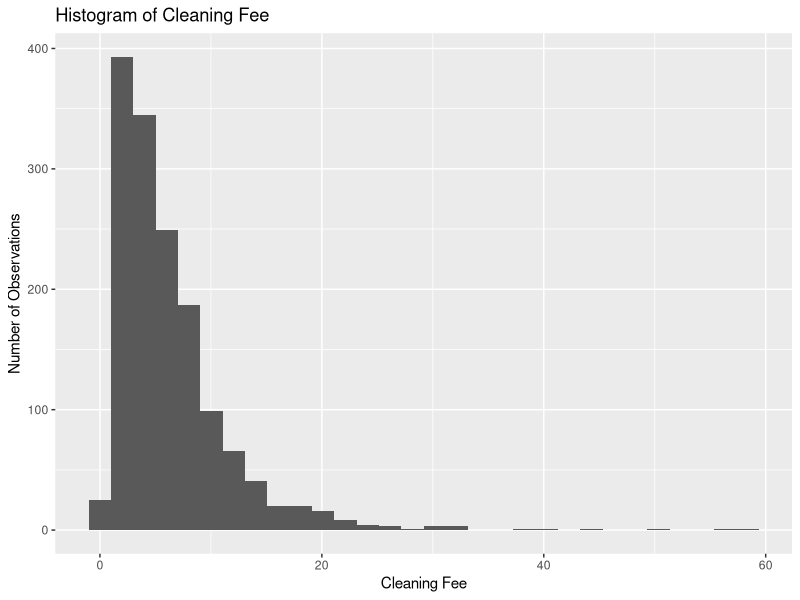
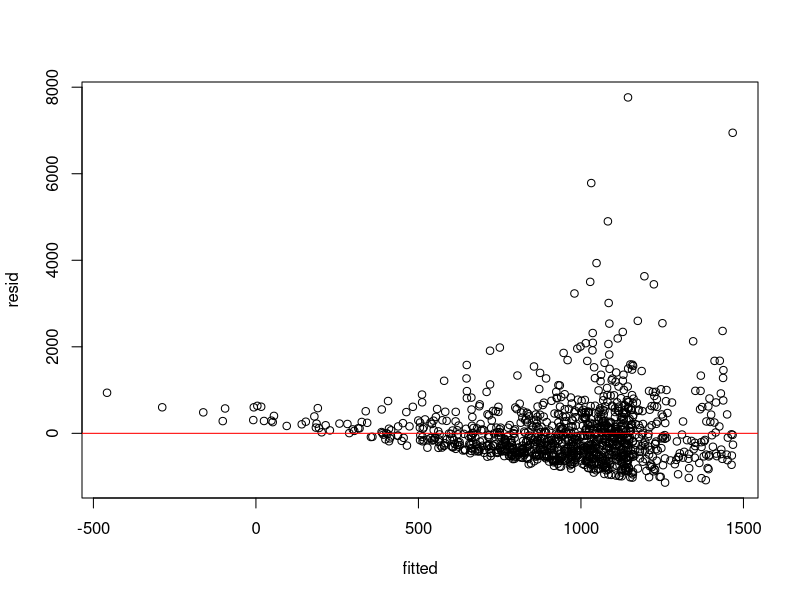
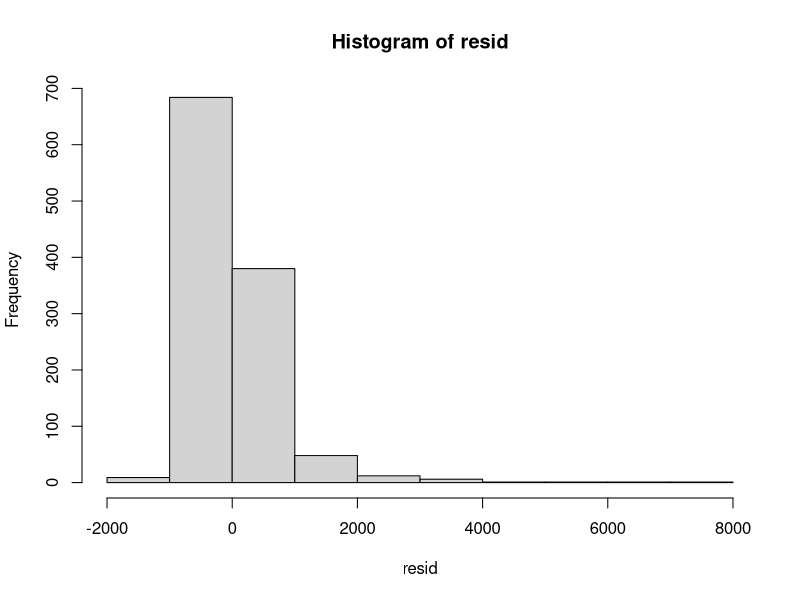

Recreate these plots in R, in order.
## ---- chunk 1
knitr::opts_chunk$set(echo = TRUE)
library(tidyverse)
library(stringr)
library(knitr)
library(skimr)
library(broom)
## ---- chunk 2
airbnb <- read_csv("listings.csv")
## ---- chunk 3
airbnb <- airbnb %>% 
  mutate(cleaning_fee = price * 0.02)

glimpse(airbnb)
## ---- chunk 4
ggplot(data = airbnb, aes(x = cleaning_fee)) +
  geom_histogram() +
  labs(x = "Cleaning Fee",
       y = "Number of Observations",
       title = "Histogram of Cleaning Fee")
## ---- chunk 5
airbnb %>% 
  summarise(mean = mean(cleaning_fee),
            median = median(cleaning_fee),
            std_dev = sd(cleaning_fee),
            iqr = IQR(cleaning_fee))
## ---- chunk 6
count(airbnb, neighbourhood)
## ---- chunk 7
airbnb <- airbnb %>% 
  mutate(neigh_simp = fct_lump_n(neighbourhood, n=3))
count(airbnb, neigh_simp)
## ---- chunk 8
count(airbnb, minimum_nights)
## ---- chunk 9
airbnb <- airbnb %>% 
  filter(minimum_nights <= 3)
count(airbnb,minimum_nights)
## ---- chunk 10
airbnb <- airbnb %>% 
  mutate(price_3_nights = price * 3 + cleaning_fee)

## ---- chunk 11
model <- lm(price_3_nights ~ neigh_simp + number_of_reviews + reviews_per_month, data = airbnb)

tidy(model, conf.int = TRUE) %>%
  kable(format = "markdown", digits = 3)
## ---- chunk 12
model2 <- lm(price_3_nights ~ neighbourhood + number_of_reviews + reviews_per_month, data = airbnb)

tidy(model2, conf.int = TRUE) %>%
  kable(format = "markdown", digits = 3)
## ---- chunk 13
resid <- model$residuals
fitted <- model$fitted.values
## ---- chunk 14
plot(fitted, resid)
abline(h=0, col="red")
## ---- chunk 15
hist(resid)
